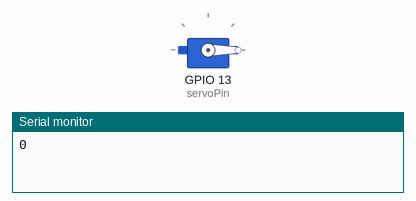
Recording of a sketch running on a simulated ESP32. Parts: servo, the last lines printed to the serial monitor.

Above: at 0.05 s.
At 4.25 s:
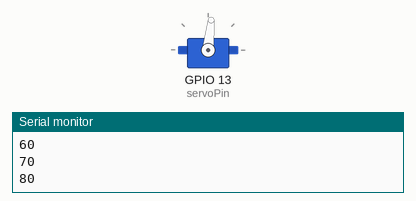
At 8.55 s:
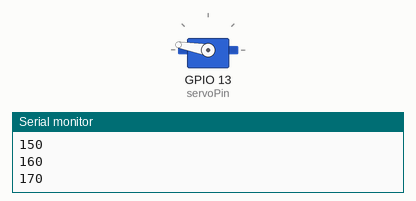
At 17.05 s:
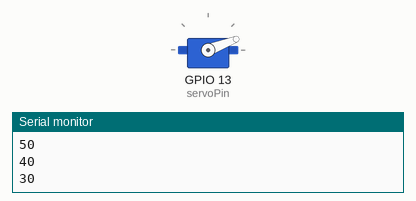
Timing chart, 0 to 23.5 s (numbered marks = the images above):
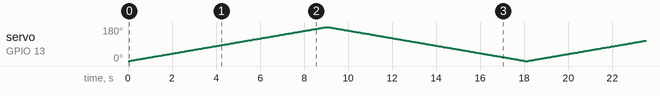

The sketch:

servo.ino
```cpp
#include <Servo.h>

// credit: https://randomnerdtutorials.com/esp32-servo-motor-web-server-arduino-ide/
// req: ServoESP32 V 1.0.3

static const int servoPin = 13;

Servo servo1;

void setup() {
  Serial.begin(115200);
  servo1.attach(servoPin);
}

void loop() {
  for(int posDegrees = 0; posDegrees <= 180; posDegrees++) {
    if(posDegrees%10 == 0) {
      Serial.println(posDegrees);
    }
    servo1.write(posDegrees);
    delay(50);
  }

  for(int posDegrees = 180; posDegrees >= 0; posDegrees--) {
    if(posDegrees%10 == 0) {
      Serial.println(posDegrees);
    }
    servo1.write(posDegrees);
    delay(50);
  }
}
```
